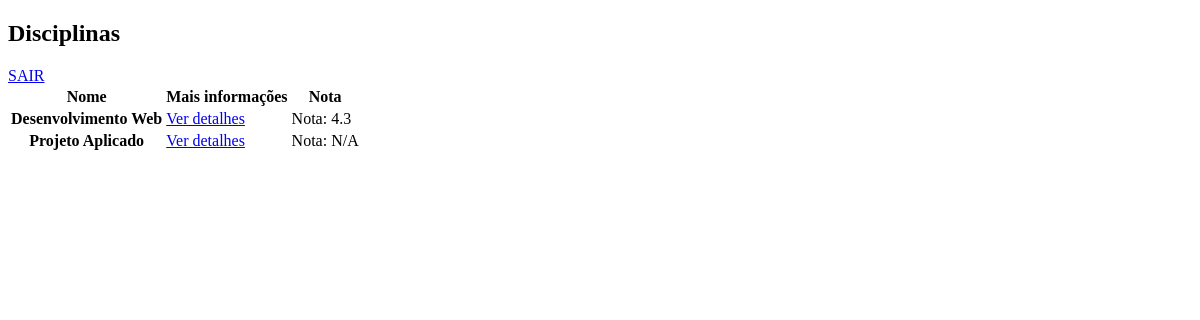
Before: / (signed in) with the older database file.
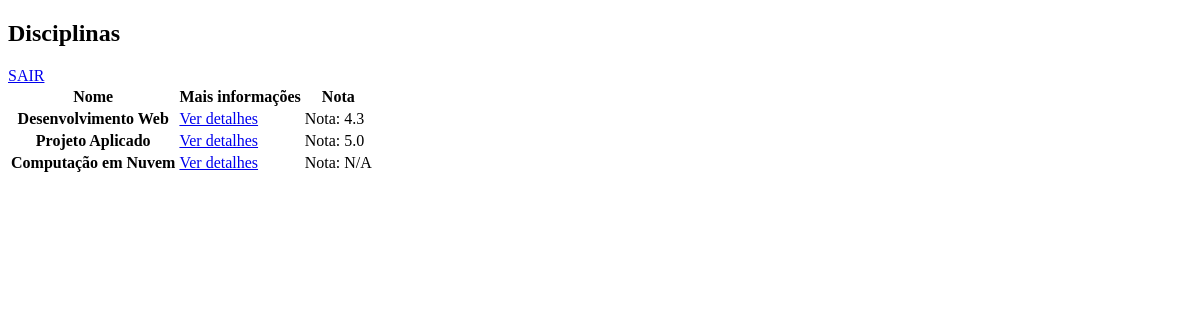
After: the same page with the newer database file.
### disciplinas/models.py (models this page shows, shortened)
class Disciplinas(models.Model):
    nome = models.CharField(max_length=50)
    professor = models.CharField(max_length=50)
    descricao = models.CharField(max_length=500)

### disciplinas/views.py (the view)
# urls.py: path('', views.index, name = 'index'),
@login_required(login_url='login')
def index(request):
    disciplinas = Disciplinas.objects.annotate(media=Avg('avaliacao__nota')).all()
    return render(request, 'index.html', {'disciplinas': disciplinas})

### disciplinas/templates/index.html (shortened to what this page needs)
{% load static compress sass_tags %}
<!DOCTYPE html>
<html lang="pt-br">
<head>
    <link rel="stylesheet" href="{% sass_src 'scss/base.scss' %}">
</head>
<body>
    <nav class="navbar">
        <h1>Disciplinas</h1>
        <a href="{% url 'logout' %}">SAIR</a>
    </nav>
    <div class="page-disciplinas">
    <table>
        <thead>
         <tr>
             <th>Nome</th>
             <th>Mais informações</th>
             <th>Nota</th>
         </tr>
        </thead>
        <tbody>
         {% for disciplinas in disciplinas %}
         <tr>
             <th>{{disciplinas.nome}}</th>
             <td><a href="{% url 'disciplinas' disciplinas.id %}">Ver detalhes</a></td>
             <td>
                Nota:  {% if disciplinas.media %}
                {{ disciplinas.media|floatformat:1 }}
            {% else %}
                N/A
            {% endif %}
             </td>
         </tr>
         {% endfor %}
        </tbody>
     </table>
    </div>
</body>
</html>

Changed rows visible on the page:
shown differently, row unchanged: Disciplinas "Projeto Aplicado": media (not shown) → "5.0"; no longer shows "N/A"
added Disciplinas: nome "Computação em Nuvem", shows "N/A"
